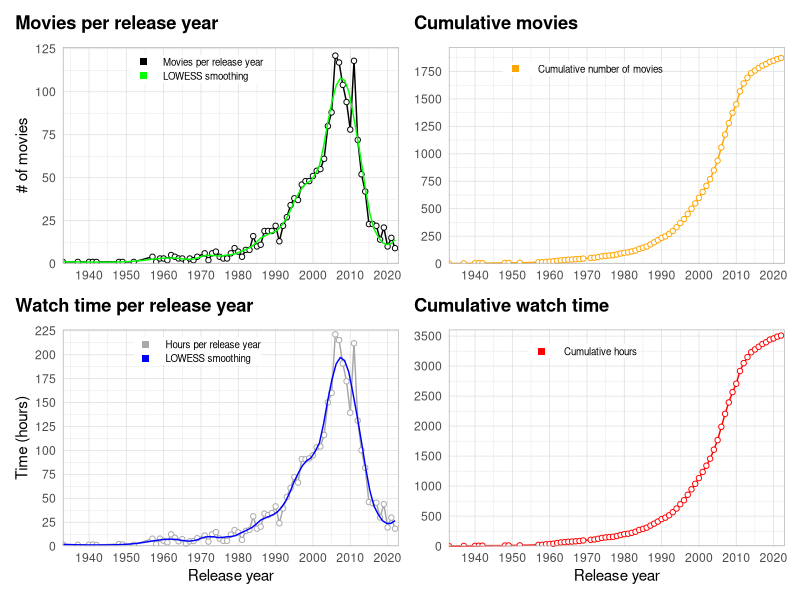
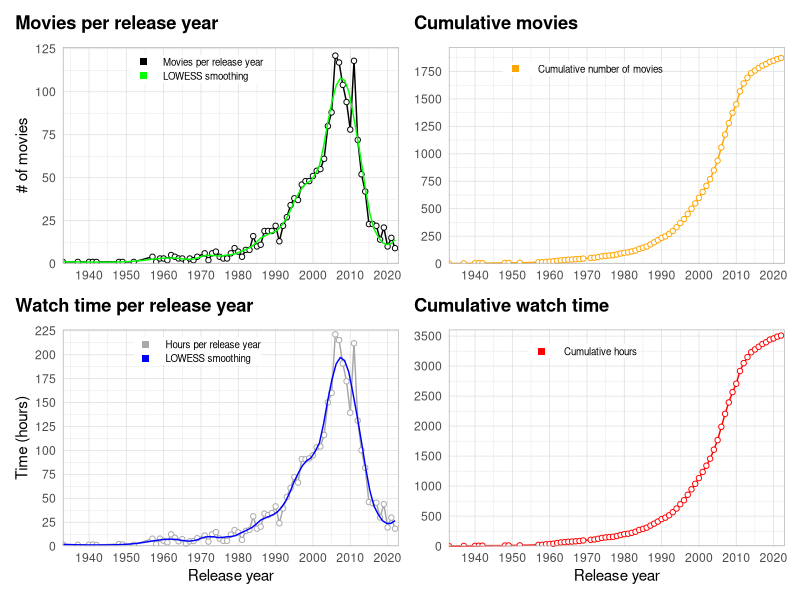
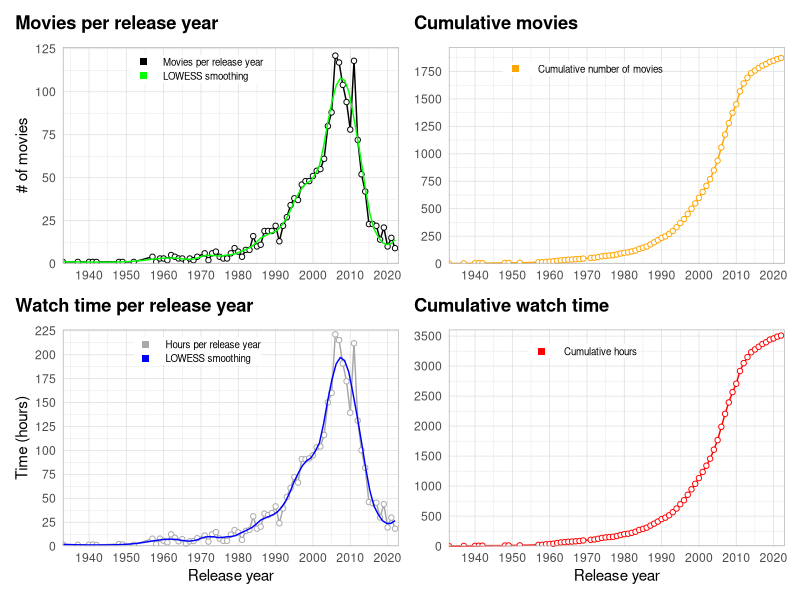

Generate these figures, in order, with R:
library(tidyverse)
library(scales)
library(patchwork)

watchlist <- read.csv("Data/WATCHLIST.csv") %>% 
  select(year = Year, runtime = Runtime..mins., rating = Your.Rating, movie = Title.Type, title = Title, id = Const) %>% 
  drop_na() %>% 
  filter(movie != "short") #%>% 
  #filter(year == 2022)
  
totals <- watchlist %>% 
  group_by(year) %>% 
  summarise_at(vars(runtime),
               list(per_year = sum))

hours <- totals$per_year/60
totals$hours <- hours

cum_movies <- cumsum(totals$hours)
totals$cumruntime <- cum_movies

av_year <- watchlist %>% 
  group_by(year) %>% 
  summarise(mean(runtime))
totals$av_year <- av_year$`mean(runtime)`

movie_number <- aggregate(cbind(count = id) ~ year,
            data = watchlist,
            FUN = function(x){NROW(x)})
totals$number <- movie_number$count

cum_number <- cumsum(totals$number)
totals$cummovies <- cum_number
  

p1 <- ggplot(data = totals, aes(x = year, y = hours)) +
  geom_line(aes(color = "1"), size = 0.5, show.legend = FALSE) +
  geom_point(fill="white", aes(color = "1"), shape = 21, show.legend = TRUE) +
  geom_smooth(se=FALSE, aes(color = "2"), size=0.5, span=0.2, show.legend = FALSE) +
  scale_x_continuous(breaks = seq(1900, 2020, 10), expand=c(0,0)) +
  scale_y_continuous(breaks = seq(0, max(totals$hours+5), 25), limits = c(0, max(totals$hours+5)), expand=c(0,0)) +
  coord_cartesian(xlim = c(min(watchlist$year), max(watchlist$year+1))) +
  scale_color_manual(name=NULL,
                     breaks=c(1, 2),
                     values = c("darkgrey", "blue"),
                     labels=c("Hours per release year", "LOWESS smoothing"), 
                     guide = guide_legend(override.aes = list(shape=15, size = 2))) +
  labs(x = "Release year",
       y = "Time (hours)",
       title = "Watch time per release year") +
  theme_light() +
  theme(axis.ticks = element_blank(),
        plot.title.position = "plot",
        plot.title = element_text(margin = margin(b=10), color = "black", face = "bold"),
        legend.position = c(0.40, 0.9),
        legend.title = element_text(size=0),
        legend.text = element_text(size = 7),
        legend.key.height = unit(10, "pt"),
        legend.margin = margin(0,0,0,0))


p2 <- ggplot(data = totals, aes(x = year, y = cumruntime)) +
  geom_line(aes(color = "1"), size = 0.5, show.legend = FALSE) +
  geom_point(fill="white", aes(color = "1"), shape = 21, show.legend = TRUE) +
  # geom_smooth(se=FALSE, aes(color = "2"), size=0.5, span=0.2, show.legend = FALSE) +
  scale_x_continuous(breaks = seq(1900, 2020, 10), expand=c(0,0)) +
  scale_y_continuous(breaks = seq(0, max(totals$cumruntime +100), 500), limits = c(0, max(totals$cumruntime +100)), expand=c(0,0)) +
  coord_cartesian(xlim = c(min(watchlist$year), max(watchlist$year+1))) +
  scale_color_manual(name=NULL,
                     breaks=c(1, 2),
                     values = c("red", "blue"),
                     labels=c(" Cumulative hours", "LOWESS smoothing"),
                     guide = guide_legend(override.aes = list(shape=15, size = 2))) +
  labs(x = "Release year",
       y = NULL,
       title = "Cumulative watch time") +
  theme_light() +
  theme(axis.ticks = element_blank(),
        plot.title.position = "plot",
        plot.title = element_text(margin = margin(b=10), color = "black", face = "bold"),
        legend.position = c(0.40, 0.9),
        legend.title = element_text(size=0),
        legend.text = element_text(size = 7),
        legend.key.height = unit(10, "pt"),
        legend.margin = margin(0,0,0,0))

p3 <- ggplot(data = totals, aes(x = year, y = number)) +
  geom_line(aes(color = "1"), size = 0.5, show.legend = FALSE) +
  geom_point(fill="white", aes(color = "1"), shape = 21, show.legend = TRUE) +
  geom_smooth(se=FALSE, aes(color = "2"), size=0.5, span=0.2, show.legend = FALSE) +
  scale_x_continuous(breaks = seq(1900, 2020, 10), expand=c(0,0)) +
  scale_y_continuous(breaks = seq(0, max(totals$number+5), 25), limits = c(0, max(totals$number+5)), expand=c(0,0)) +
  coord_cartesian(xlim = c(min(watchlist$year), max(watchlist$year+1))) +
  scale_color_manual(name=NULL,
                     breaks=c(1, 2),
                     values = c("black", "green"),
                     labels=c("Movies per release year", "LOWESS smoothing"),
                     guide = guide_legend(override.aes = list(shape=15, size = 2))) +
  labs(x = NULL,
       y = "# of movies",
       title = "Movies per release year") +
  theme_light() +
  theme(axis.ticks = element_blank(),
        plot.title.position = "plot",
        plot.title = element_text(margin = margin(b=10), color = "black", face = "bold"),
        legend.position = c(0.40, 0.9),
        legend.title = element_text(size=0),
        legend.text = element_text(size = 7),
        legend.key.height = unit(10, "pt"),
        legend.margin = margin(0,0,0,0))

p4 <- ggplot(data = totals, aes(x = year, y = cummovies)) +
  geom_line(aes(color = "1"), size = 0.5, show.legend = FALSE) +
  geom_point(fill="white", aes(color = "1"), shape = 21, show.legend = TRUE) +
  # geom_smooth(se=FALSE, aes(color = "2"), size=0.5, span=0.2, show.legend = FALSE) +
  scale_x_continuous(breaks = seq(1900, 2020, 10), expand=c(0,0)) +
  scale_y_continuous(breaks = seq(0, max(totals$cummovies +100), 250), limits = c(0, max(totals$cummovies +100)), expand=c(0,0)) +
  coord_cartesian(xlim = c(min(watchlist$year), max(watchlist$year+1))) +
  scale_color_manual(name=NULL,
                     breaks=c(1, 2),
                     values = c("orange", "blue"),
                     labels=c(" Cumulative number of movies", "LOWESS smoothing"),
                     guide = guide_legend(override.aes = list(shape=15, size = 2))) +
  labs(x = NULL,
       y = NULL,
       title = "Cumulative movies") +
  theme_light() +
  theme(axis.ticks = element_blank(),
        plot.title.position = "plot",
        plot.title = element_text(margin = margin(b=10), color = "black", face = "bold"),
        legend.position = c(0.40, 0.9),
        legend.title = element_text(size=0),
        legend.text = element_text(size = 7),
        legend.key.height = unit(10, "pt"),
        legend.margin = margin(0,0,0,0))

p3 + p4 + p1 + p2

ggsave("Figures/20220615_movie_stats2.pdf", width = 8, height = 5)
ggsave("Figures/20220615_movie_stats2.png", width = 8, height = 5)

  
